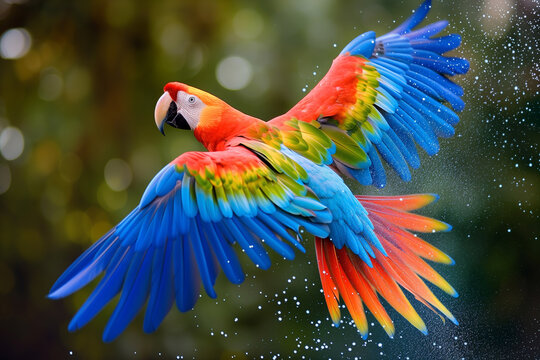
#> input picture data/parrot.jpg, 540 x 360 px
$ jupyter execute 'Understanding Images-II.ipynb'   (shell and % lines are left out)
#> lines starting #> are read from the running program, lines starting #| are printed output that depends on the picture
[cell 1]
import cv2
import matplotlib
import numpy as np

[cell 2]
img_mat = matplotlib.image.imread("./data/parrot.jpg")
#> img_mat is the input picture: shape (360, 540, 3); mean R, G, B 72.8, 77.6, 68.7

[cell 3]
img_mat

[cell 4]
img_cv = cv2.imread("./data/parrot.jpg")

[cell 5]
img_cv

[cell 6]
import matplotlib.pyplot as plt

[cell 7]
plt.imshow(img_mat) #read image in RGB format

[cell 8]
plt.imshow(cv2.imread("./data/parrot.jpg")) #read image in BGR format

[cell 9]
img_mat.shape
#> Out = (360, 540, 3)

[cell 10]
img_cv.shape
#> Out = (360, 540, 3)

[cell 11]
type(img_mat)

[cell 12]
r = img_mat[:,:,0] #red matrix only
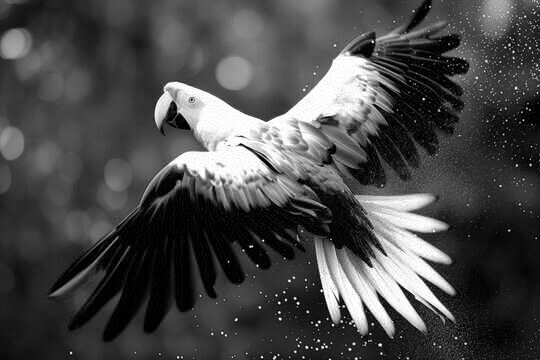
#> r: shape (360, 540); min 0, max 255, mean 72.8
g = img_mat[:,:,1] #blue matrix only
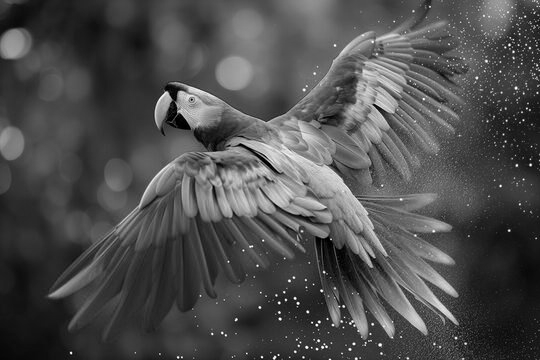
#> g: shape (360, 540); min 0, max 255, mean 77.6
b = img_mat[:,:,2] #green matrix only
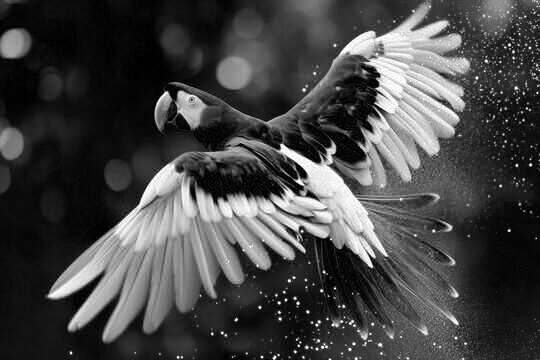
#> b: shape (360, 540); min 0, max 255, mean 68.7

[cell 13]
r.shape, g.shape, b.shape
#> Out = ((360, 540), (360, 540), (360, 540))

[cell 14]
plt.imshow(r, cmap='gray')

[cell 15]
plt.imshow(g, cmap='gray')

[cell 16]
plt.imshow(b, cmap='gray')

[cell 17]
plt.figure(figsize=(20,6))
plt.subplot(1,4,1)
plt.title('Red Region')
plt.imshow(r, cmap='gray')
plt.subplot(1,4,2)
plt.title('Blue Region')
plt.imshow(g, cmap='gray')
plt.subplot(1,4,3)
plt.title('Green Region')
plt.imshow(b, cmap='gray')
plt.subplot(1,4,4)
plt.title('Full Region')
plt.imshow(img_mat)
plt.show()
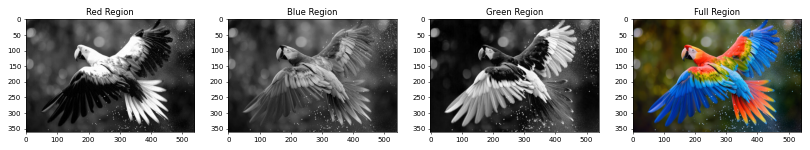
#> figure drawn by matplotlib, 4 panels

[cell 18]
gray_mat = cv2.cvtColor(img_mat, cv2.COLOR_RGB2GRAY)
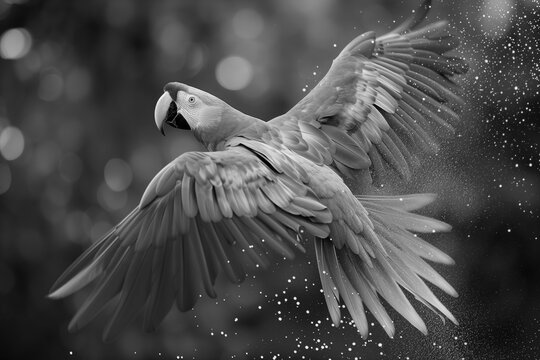
#> gray_mat: shape (360, 540); min 0, max 255, mean 75.1
gray_cv = cv2.cvtColor(img_mat, cv2.COLOR_BGR2GRAY)
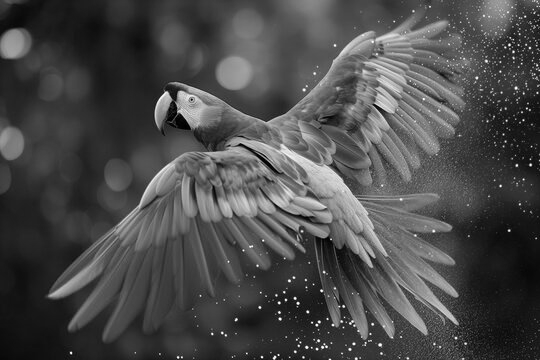
#> gray_cv: shape (360, 540); min 0, max 255, mean 74.4

[cell 19]
plt.figure(figsize=(2,2))
plt.imshow(gray_mat, cmap='gray')

[cell 20]
plt.figure(figsize=(2,2))
plt.imshow(gray_cv, cmap='gray')

[cell 21]
gray_cv.shape, gray_mat.shape
#> Out = ((360, 540), (360, 540))

$ run again, with data/cat.jpg copied over data/parrot.jpg
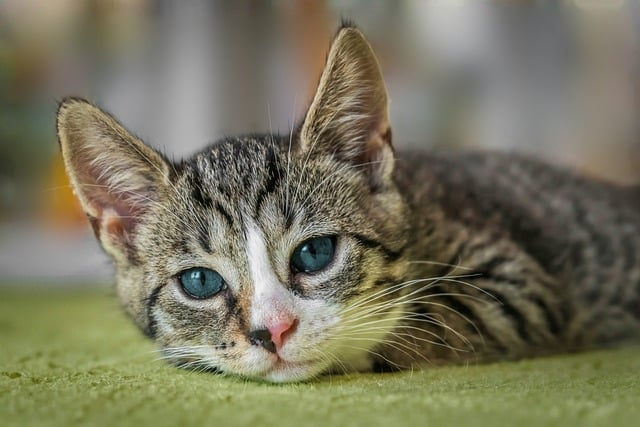
#> input picture data/cat.jpg, 640 x 427 px
#> img_mat is the input picture: shape (427, 640, 3); mean R, G, B 119.1, 116.1, 93.2
#> `b = img_mat[:,:,2]`:
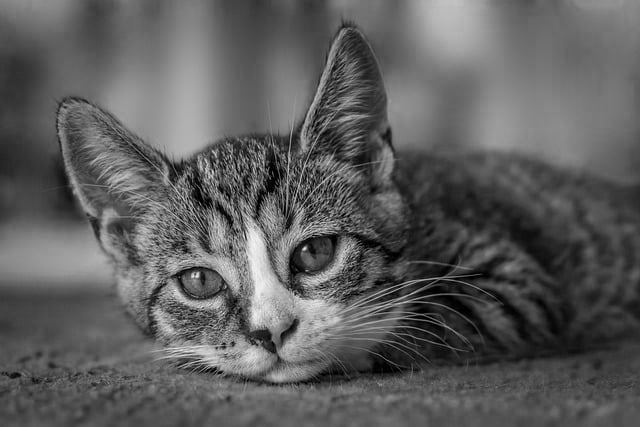
#> b: shape (427, 640); min 0, max 249, mean 93.2
#> `gray_cv = cv2.cvtColor(img_mat, cv2.COLOR_BGR2GRAY)`:
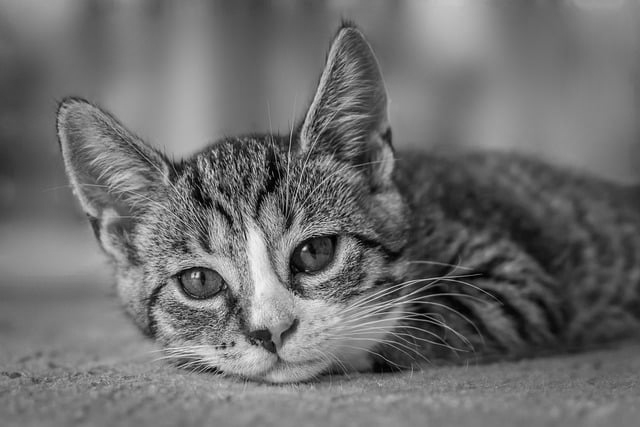
#> gray_cv: shape (427, 640); min 0, max 249, mean 109.6

$ run again, with data/testimage.jpg copied over data/parrot.jpg
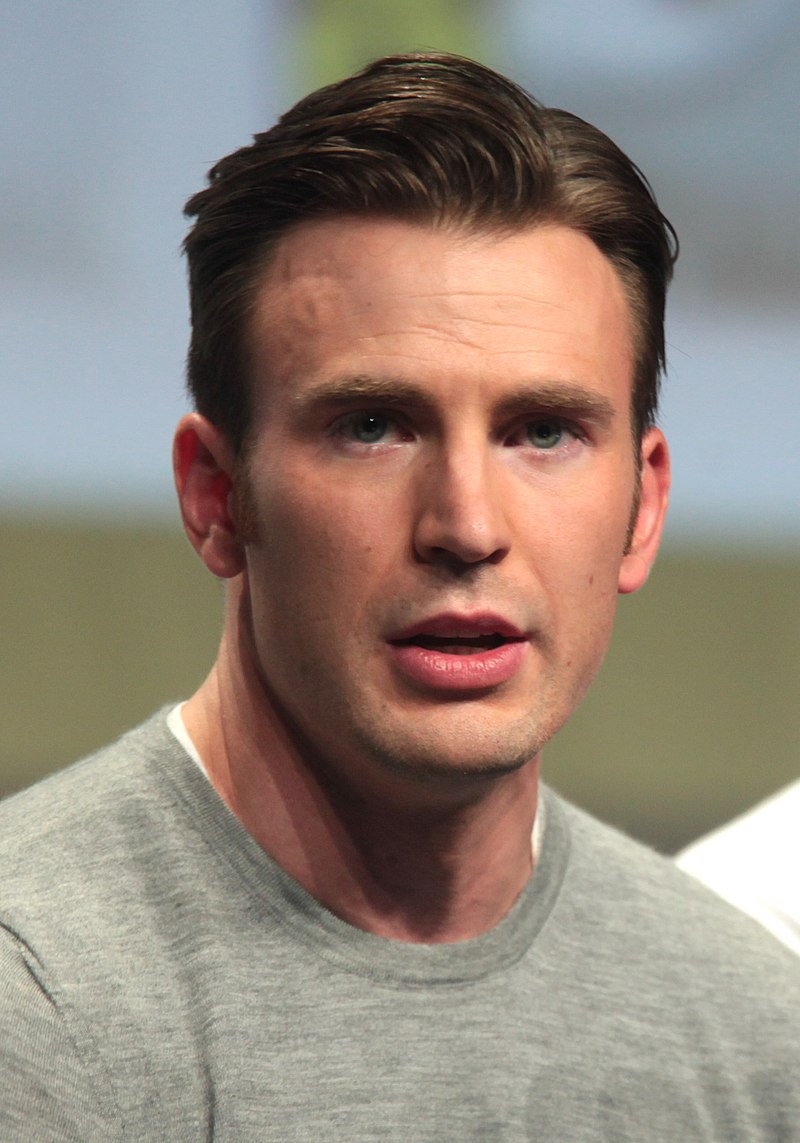
#> input picture data/testimage.jpg, 800 x 1143 px
#> img_mat is the input picture: shape (1143, 800, 3); mean R, G, B 146.4, 133.6, 122.8
#> `b = img_mat[:,:,2]`:
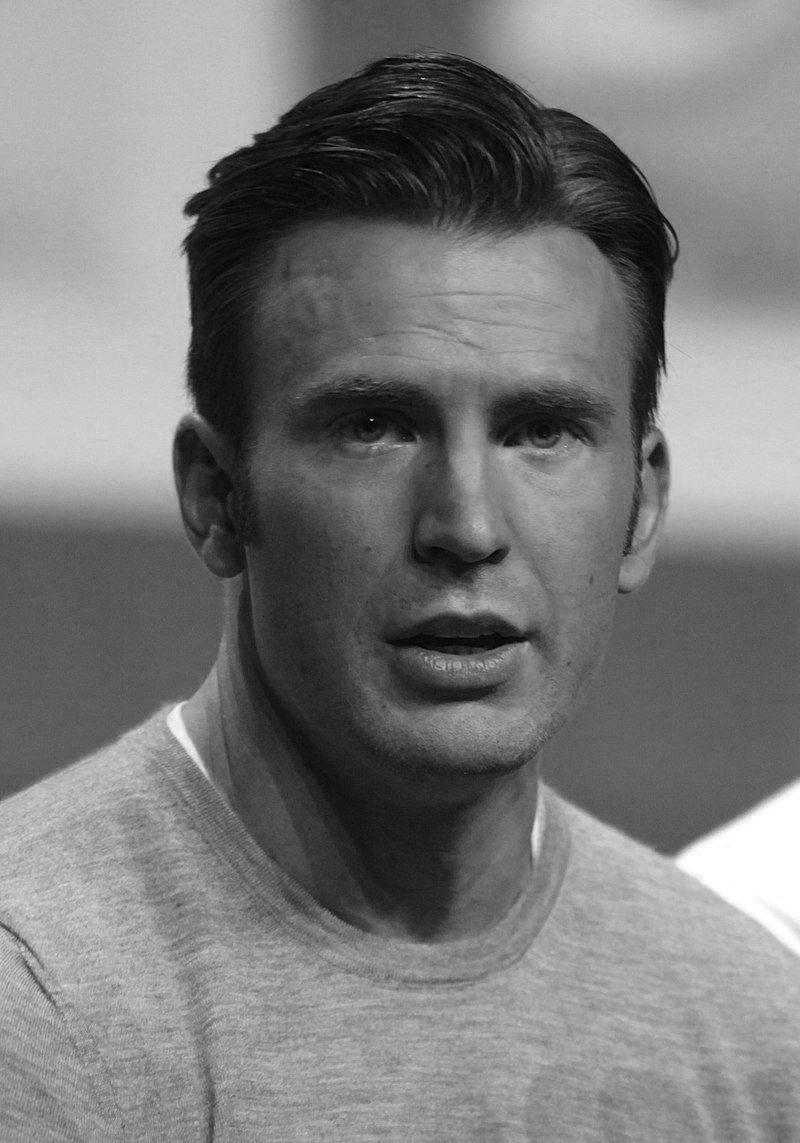
#> b: shape (1143, 800); min 0, max 255, mean 122.8
#> `plt.show()`:
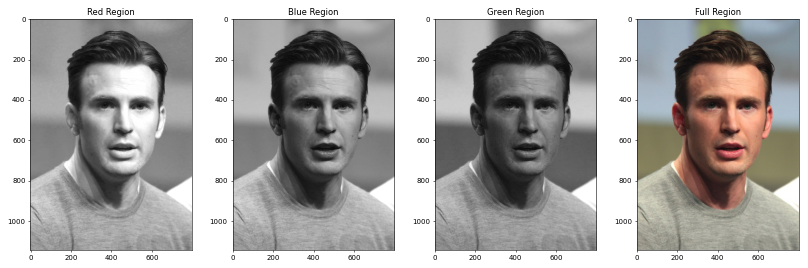
#> figure drawn by matplotlib, 4 panels
